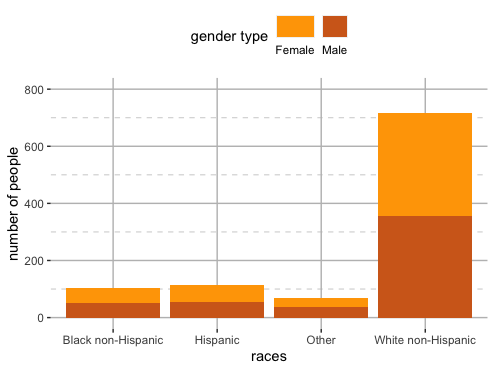

Generate this figure with R:
## ggplot2 -- change scale: legend

ggplot(data=nhanes) +
  geom_bar(mapping=aes(x=race_ethc, fill=gender))+
  theme(plot.background=element_blank())+
  theme(panel.background=element_blank())+
  theme(panel.grid.major=element_line(color='grey', linetype = 1)) +
  theme(panel.grid.minor = element_line(color='grey', linetype = 2)) +
  scale_x_discrete(name='races') +
  scale_y_continuous(name='number of people', limits = c(0, 800)) +
  
  # change 'fill' in geom_bar: gender
  # values: change color
  scale_fill_manual(values = c('orange', 'chocolate'),
                    # guide: change legend
                    guide = guide_legend(title='gender type', #change legend name
                                         nrow = 1, # how to display legend. nrow=1 or ncol=1 or...
                                         label.position = 'bottom', # the position of 'Female' and 'Male'
                                         keywidth = 1)) +
  # the position of legend
  theme(legend.position = 'top')
